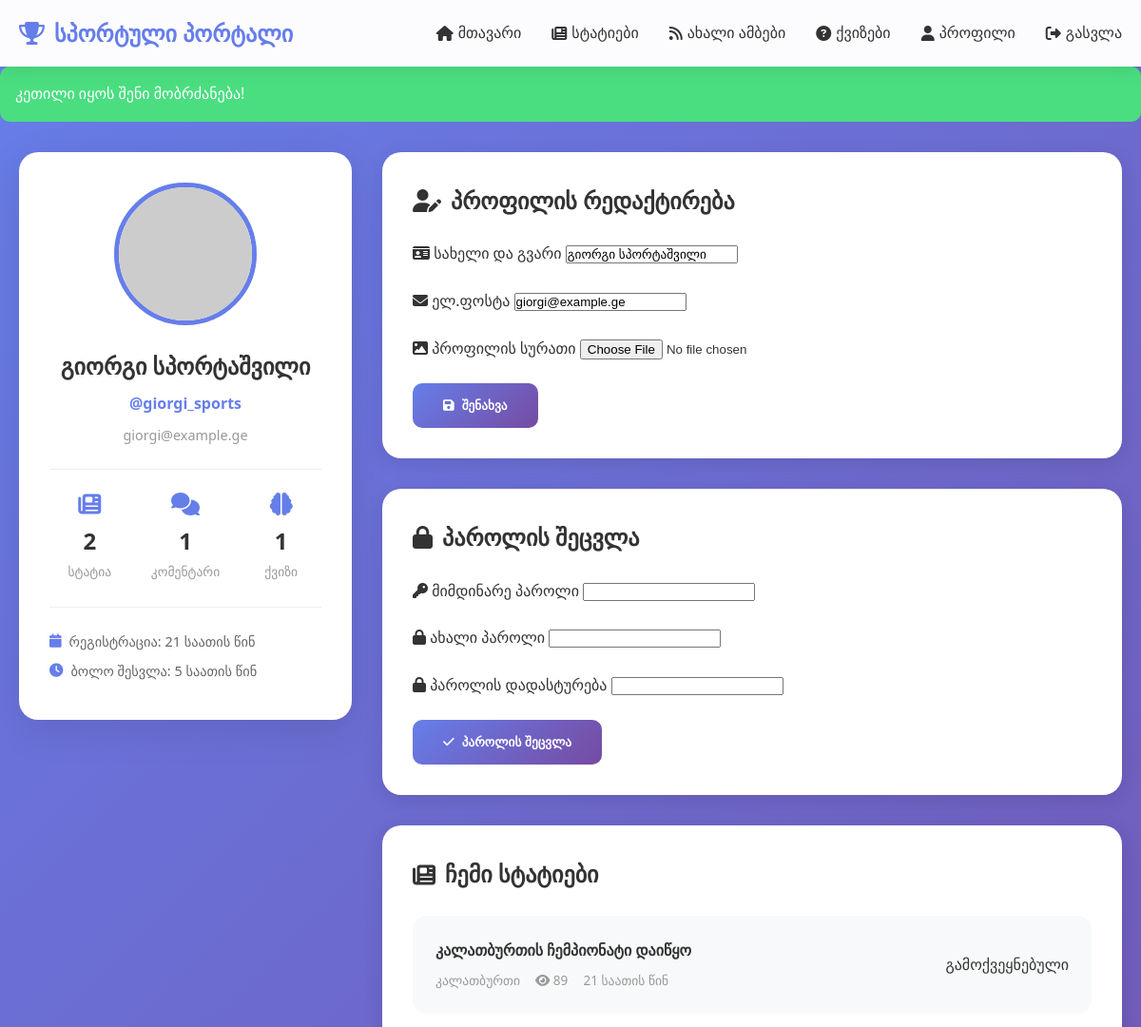
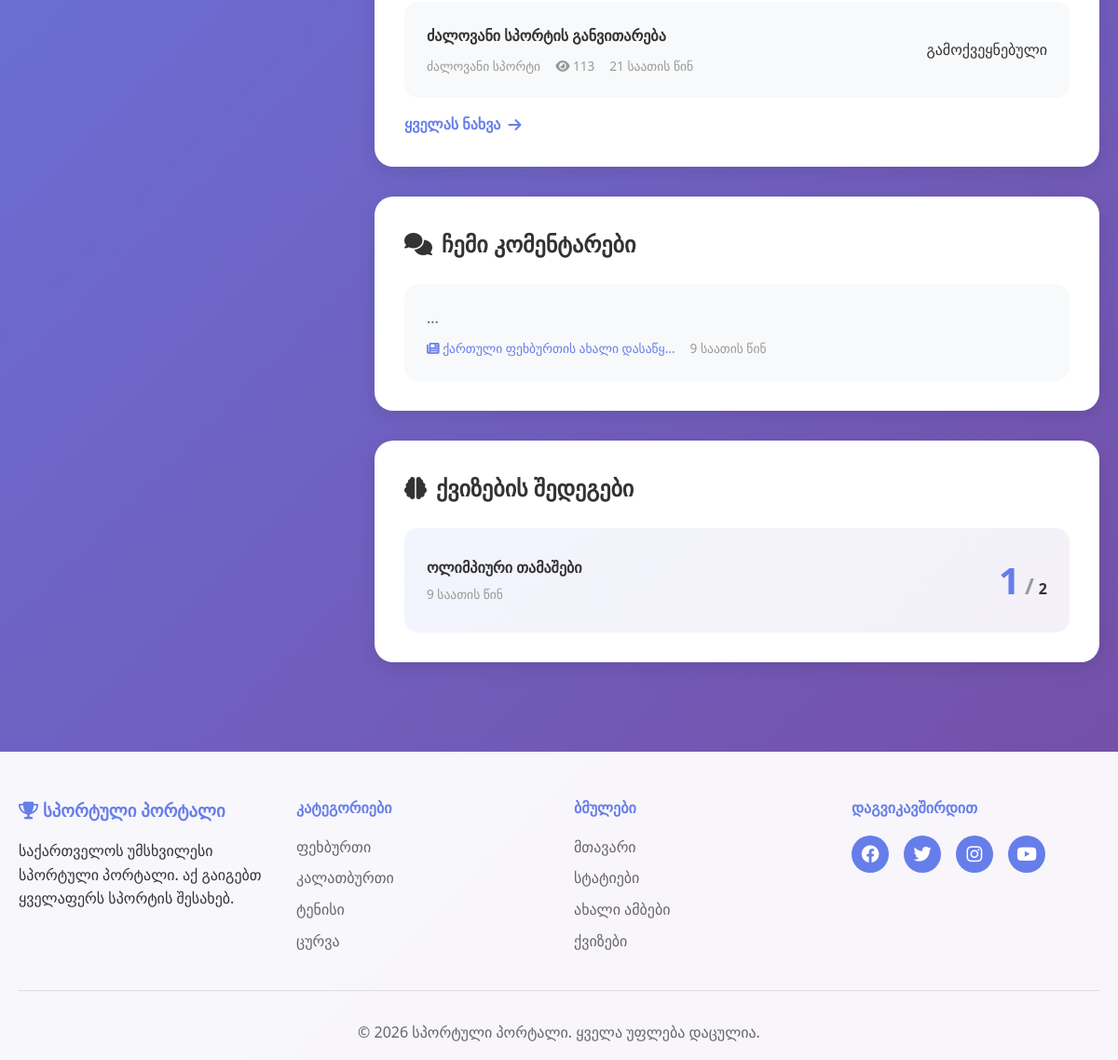
/profile.php (signed in), run on the app's committed database (2 pictures, top to bottom).
### tables this page shows
CREATE TABLE `users` (
  `id` int(11) NOT NULL,
  `username` varchar(50) NOT NULL,
  `email` varchar(100) NOT NULL,
  `password` varchar(255) NOT NULL,
  `full_name` varchar(100) NOT NULL,
  `profile_image` varchar(255) DEFAULT 'default.jpg',
  `role` enum('user','admin') DEFAULT 'user',
  `created_at` timestamp NOT NULL DEFAULT current_timestamp(),
  `last_login` timestamp NULL DEFAULT NULL
);

CREATE TABLE `articles` (
  `id` int(11) NOT NULL,
  `user_id` int(11) NOT NULL,
  `title` varchar(200) NOT NULL,
  `content` text NOT NULL,
  `category` enum('ფეხბურთი','კალათბურთი','ტენისი','ცურვა','ძალოვანი სპორტი','სხვა') NOT NULL,
  `image` varchar(255) DEFAULT NULL,
  `views` int(11) DEFAULT 0,
  `status` enum('draft','published') DEFAULT 'published',
  `created_at` timestamp NOT NULL DEFAULT current_timestamp(),
  `updated_at` timestamp NOT NULL DEFAULT current_timestamp() ON UPDATE current_timestamp()
);

CREATE TABLE `comments` (
  `id` int(11) NOT NULL,
  `user_id` int(11) NOT NULL,
  `article_id` int(11) DEFAULT NULL,
  `news_id` int(11) DEFAULT NULL,
  `content` text NOT NULL,
  `created_at` timestamp NOT NULL DEFAULT current_timestamp()
);

CREATE TABLE `quiz_results` (
  `id` int(11) NOT NULL,
  `user_id` int(11) NOT NULL,
  `quiz_id` int(11) NOT NULL,
  `score` int(11) NOT NULL,
  `total_questions` int(11) NOT NULL,
  `completed_at` timestamp NOT NULL DEFAULT current_timestamp()
);

CREATE TABLE `quizzes` (
  `id` int(11) NOT NULL,
  `user_id` int(11) NOT NULL,
  `title` varchar(200) NOT NULL,
  `description` text DEFAULT NULL,
  `category` varchar(50) DEFAULT NULL,
  `difficulty` enum('მარტივი','საშუალო','რთული') DEFAULT 'საშუალო',
  `time_limit` int(11) DEFAULT 0,
  `created_at` timestamp NOT NULL DEFAULT current_timestamp()
);

### profile.php (the view, shortened to what this page needs)
<?php
require_once 'config/database.php';
require_once 'includes/functions.php';
$user_id = $_SESSION['user_id'];
$stmt = $pdo->prepare("SELECT * FROM users WHERE id = ?");
$stmt->execute([$user_id]);
$user = $stmt->fetch();
$stmt = $pdo->prepare("
    SELECT
        (SELECT COUNT(*) FROM articles WHERE user_id = ?) as article_count,
        (SELECT COUNT(*) FROM comments WHERE user_id = ?) as comment_count,
        (SELECT COUNT(*) FROM quiz_results WHERE user_id = ?) as quiz_count
");
$stmt->execute([$user_id, $user_id, $user_id]);
$stats = $stmt->fetch();
$stmt = $pdo->prepare("
    SELECT * FROM articles
    WHERE user_id = ?
    ORDER BY created_at DESC
    LIMIT 5
");
$stmt->execute([$user_id]);
$user_articles = $stmt->fetchAll();
$stmt = $pdo->prepare("
    SELECT c.*,
           a.title as article_title,
           n.title as news_title
    FROM comments c
    LEFT JOIN articles a ON c.article_id = a.id
    LEFT JOIN news n ON c.news_id = n.id
    WHERE c.user_id = ?
    ORDER BY c.created_at DESC
    LIMIT 5
");
$stmt->execute([$user_id]);
$user_comments = $stmt->fetchAll();
$stmt = $pdo->prepare("
    SELECT qr.*, q.title as quiz_title
    FROM quiz_results qr
    JOIN quizzes q ON qr.quiz_id = q.id
    WHERE qr.user_id = ?
    ORDER BY qr.completed_at DESC
    LIMIT 5
");
$stmt->execute([$user_id]);
$quiz_results = $stmt->fetchAll();
include 'includes/header.php';
?>
<div class="container">
    <div class="profile-page">
        <div class="profile-sidebar">
            <div class="profile-card">
                <div class="profile-avatar">
                    <img src="uploads/profiles/<?php echo $user['profile_image']; ?>"
                         alt="<?php echo clean_input($user['full_name']); ?>"
                         id="profileImagePreview"
                         onerror="this.src='https://via.placeholder.com/150'">
                </div>
                <h2><?php echo clean_input($user['full_name']); ?></h2>
                <p class="profile-username">@<?php echo clean_input($user['username']); ?></p>
                <p class="profile-email"><?php echo clean_input($user['email']); ?></p>
                <div class="profile-stats">
                    <div class="stat-item">
                        <i class="fas fa-newspaper"></i>
                        <div>
                            <strong><?php echo $stats['article_count']; ?></strong>
                            <span>სტატია</span>
                        </div>
                    </div>
                    <div class="stat-item">
                        <i class="fas fa-comments"></i>
                        <div>
                            <strong><?php echo $stats['comment_count']; ?></strong>
                            <span>კომენტარი</span>
                        </div>
                    </div>
                    <div class="stat-item">
                        <i class="fas fa-brain"></i>
                        <div>
                            <strong><?php echo $stats['quiz_count']; ?></strong>
                            <span>ქვიზი</span>
                        </div>
                    </div>
                </div>
                <div class="profile-dates">
                    <p><i class="fas fa-calendar"></i> რეგისტრაცია: <?php echo format_date($user['created_at']); ?></p>
                    <?php if ($user['last_login']): ?>
                    <p><i class="fas fa-clock"></i> ბოლო შესვლა: <?php echo format_date($user['last_login']); ?></p>
                    <?php endif; ?>
                </div>
            </div>
        </div>
        <div class="profile-content">
            <div class="profile-section">
                <h2><i class="fas fa-user-edit"></i> პროფილის რედაქტირება</h2>
                <form method="POST" enctype="multipart/form-data" class="profile-form">
                    <div class="form-group">
                        <label><i class="fas fa-id-card"></i> სახელი და გვარი</label>
                        <input type="text" name="full_name" required
                               value="<?php echo clean_input($user['full_name']); ?>">
                    </div>
                    <div class="form-group">
                        <label><i class="fas fa-envelope"></i> ელ.ფოსტა</label>
                        <input type="email" name="email" required
                               value="<?php echo clean_input($user['email']); ?>">
                    </div>
                    <div class="form-group">
                        <label><i class="fas fa-image"></i> პროფილის სურათი</label>
                        <input type="file" name="profile_image" accept="image/*"
                               data-preview="profileImagePreview">
                    </div>
                    <button type="submit" class="profile-btn">
                        <i class="fas fa-save"></i> შენახვა
                    </button>
                </form>
            </div>
            <div class="profile-section">
                <h2><i class="fas fa-lock"></i> პაროლის შეცვლა</h2>
                <form method="POST" class="profile-form">
                    <div class="form-group">
                        <label><i class="fas fa-key"></i> მიმდინარე პაროლი</label>
                        <input type="password" name="current_password" required>
                    </div>
                    <div class="form-group">
                        <label><i class="fas fa-lock"></i> ახალი პაროლი</label>
                        <input type="password" name="new_password" required minlength="6">
                    </div>
                    <div class="form-group">
                        <label><i class="fas fa-lock"></i> პაროლის დადასტურება</label>
                        <input type="password" name="confirm_password" required>
                    </div>
                    <button type="submit" class="profile-btn">
                        <i class="fas fa-check"></i> პაროლის შეცვლა
                    </button>
                </form>
            </div>
            <?php if (!empty($user_articles)): ?>
            <div class="profile-section">
                <h2><i class="fas fa-newspaper"></i> ჩემი სტატიები</h2>
                <div class="profile-items-list">
                    <?php foreach ($user_articles as $article): ?>
                    <div class="profile-item">
                        <div>
                            <h4><a href="article.php?id=<?php echo $article['id']; ?>">
                                <?php echo clean_input($article['title']); ?>
                            </a></h4>
                            <p class="item-meta">
                                <span class="badge"><?php echo $article['category']; ?></span>
                                <span><i class="fas fa-eye"></i> <?php echo $article['views']; ?></span>
                                <span><?php echo format_date($article['created_at']); ?></span>
                            </p>
                        </div>
                        <span class="status-badge <?php echo $article['status']; ?>">
                            <?php echo $article['status'] === 'published' ? 'გამოქვეყნებული' : 'დრაფტი'; ?>
                        </span>
                    </div>
                    <?php endforeach; ?>
                </div>
                <a href="articles.php?author=<?php echo $user_id; ?>" class="view-more-link">
                    ყველას ნახვა <i class="fas fa-arrow-right"></i>
                </a>
            </div>
            <?php endif; ?>
            <?php if (!empty($user_comments)): ?>
            <div class="profile-section">
                <h2><i class="fas fa-comments"></i> ჩემი კომენტარები</h2>
                <div class="profile-items-list">
                    <?php foreach ($user_comments as $comment): ?>
                    <div class="profile-item">
                        <div>
                            <p class="comment-text"><?php echo truncate_text(clean_input($comment['content']), 100); ?></p>
                            <p class="item-meta">
                                <?php if ($comment['article_id']): ?>
                                <a href="article.php?id=<?php echo $comment['article_id']; ?>">
                                    <i class="fas fa-newspaper"></i> <?php echo truncate_text($comment['article_title'], 30); ?>
                                </a>
                                <?php elseif ($comment['news_id']): ?>
                                <a href="news_detail.php?id=<?php echo $comment['news_id']; ?>">
                                    <i class="fas fa-rss"></i> <?php echo truncate_text($comment['news_title'], 30); ?>
                                </a>
                                <?php endif; ?>
                                <span><?php echo format_date($comment['created_at']); ?></span>
                            </p>
                        </div>
                    </div>
                    <?php endforeach; ?>
                </div>
            </div>
            <?php endif; ?>
            <?php if (!empty($quiz_results)): ?>
            <div class="profile-section">
                <h2><i class="fas fa-brain"></i> ქვიზების შედეგები</h2>
                <div class="quiz-results-list">
                    <?php foreach ($quiz_results as $result): ?>
                    <div class="quiz-result-item">
                        <div>
                            <h4><?php echo clean_input($result['quiz_title']); ?></h4>
                            <p><?php echo format_date($result['completed_at']); ?></p>
                        </div>
                        <div class="quiz-score">
                            <span class="score-big"><?php echo $result['score']; ?></span>
                            <span class="score-divider">/</span>
                            <span><?php echo $result['total_questions']; ?></span>
                        </div>
                    </div>
                    <?php endforeach; ?>
                </div>
            </div>
            <?php endif; ?>
        </div>
    </div>
</div>
<?php include 'includes/footer.php'; ?>

### data on the page
users: full_name "გიორგი სპორტაშვილი", username "giorgi_sports", email "giorgi@example.ge", created_at "21 საათის წინ", last_login "5 საათის წინ"
articles: title "კალათბურთის ჩემპიონატი დაიწყო", category "კალათბურთი", views "89", created_at "21 საათის წინ", status "გამოქვეყნებული"
articles: title "ძალოვანი სპორტის განვითარება", category "ძალოვანი სპორტი", views "113", created_at "21 საათის წინ", status "გამოქვეყნებული"
comments: content "...", article.title "ქართული ფეხბურთის ახალი დასაწყ...", created_at "9 საათის წინ"
quiz_results: quiz.title "ოლიმპიური თამაშები", completed_at "9 საათის წინ", score "1", total_questions "2"

### other printed values
SITE_NAME "სპორტული პორტალი"
clean_input($_SESSION['message']) "კეთილი იყოს შენი მობრძანება!"
$stats['article_count'] "2"
$stats['comment_count'] "1"
$stats['quiz_count'] "1"
